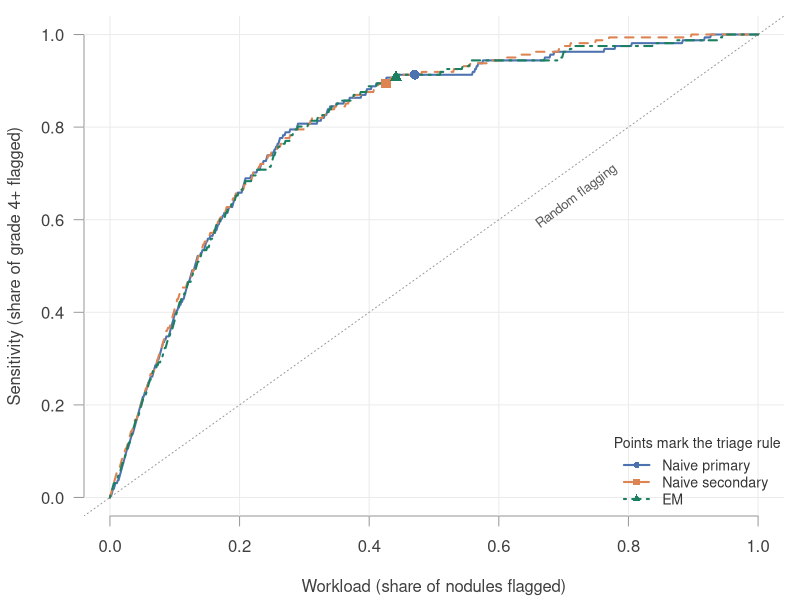

Here is the R script that generated this plot:
# Run from the repository root:
#   Rscript codes/plots/model-testing/triage-curve.R

d <- read.csv("data/processed/test_predictions.csv")
tau <- read.csv("data/processed/test_tau.csv")
truth <- d$mal_median >= 4
models <- list(list(p = d$prob_primary, name = "Naive primary", col = "#4c72b0", lty = 1, pch = 16),
               list(p = d$prob_secondary, name = "Naive secondary", col = "#dd8452", lty = 2, pch = 15),
               list(p = d$prob_em, name = "EM", col = "#1a8060", lty = 4, pch = 17))
curve_at <- function(p, cuts) t(sapply(cuts, function(k) c(mean(p >= k), mean(p[truth] >= k))))

pdf("codes/plots/model-testing/triage-curve.pdf", width = 6, height = 4.6)
par(mar = c(4.2, 4.2, 0.8, 0.8), las = 1, col.axis = "gray25", col.lab = "gray25", fg = "gray60")
plot(c(0, 1), c(0, 1), type = "n", xlab = "Workload (share of nodules flagged)",
     ylab = "Sensitivity (share of grade 4+ flagged)", bty = "n")
abline(h = seq(0, 1, 0.2), v = seq(0, 1, 0.2), col = "gray92")
abline(0, 1, col = "gray60", lty = 3)
text(0.72, 0.65, "Random flagging", col = "gray35", cex = 0.8, srt = 37)
for (m in models) {
  xy <- curve_at(m$p, c(Inf, sort(unique(m$p), decreasing = TRUE)))
  lines(xy[, 1], xy[, 2], col = m$col, lwd = 2, lty = m$lty)
}
for (m in models) {
  xy <- curve_at(m$p, tau$tau[tau$model == m$name])
  points(xy[1], xy[2], pch = m$pch, col = m$col, cex = 1.3)
}
legend("bottomright", sapply(models, `[[`, "name"), col = sapply(models, `[[`, "col"),
       lty = sapply(models, `[[`, "lty"), pch = sapply(models, `[[`, "pch"), lwd = 2, bty = "n",
       cex = 0.85, text.col = "gray20", title = "Points mark the triage rule")
invisible(dev.off())
